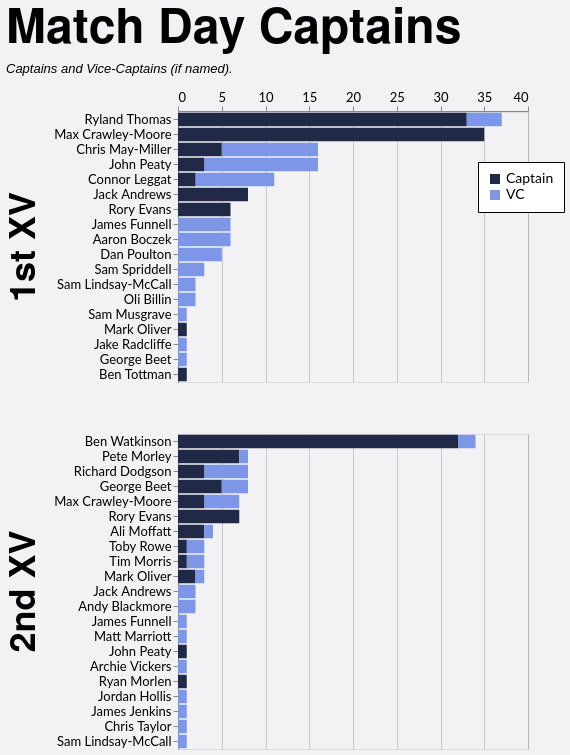

Vega-Lite specification stored for this chart:
### Vega-Lite specification from a JSON file in a GitHub repository (floating-point values rounded to 4 significant figures)
{"config": {"axis": {"labelFont": "Lato, sans-serif", "titleFont": "PT Sans Narrow, Helvetica Neue, Helvetica, Arial, sans-serif", "labelFontSize": 13, "titleFontSize": 24, "gridColor": "#202947", "gridOpacity": 0.2}, "header": {"labelFont": "PT Sans Narrow, Helvetica Neue, Helvetica, Arial, sans-serif", "titleFont": "PT Sans Narrow, Helvetica Neue, Helvetica, Arial, sans-serif", "labelFontSize": 24, "titleFontSize": 28, "labelFontWeight": "bold", "orient": "left"}, "legend": {"labelFont": "Lato, sans-serif", "titleFont": "PT Sans Narrow, Helvetica Neue, Helvetica, Arial, sans-serif", "labelFontSize": 14, "titleFontSize": 16, "titlePadding": 5, "fillColor": "white", "strokeColor": "black", "padding": 10, "titleFontWeight": "lighter", "titleFontStyle": "italic", "titleColor": "gray", "offset": 10}, "title": {"font": "PT Sans Narrow, Helvetica Neue, Helvetica, Arial, sans-serif", "fontSize": 48, "fontWeight": "bold", "anchor": "start", "align": "center", "titlePadding": 20, "subtitlePadding": 10, "subtitleFontSize": 13, "subtitleColor": "", "subtitleFontStyle": "italic", "offset": 15, "color": "black"}, "axisX": {"labelAngle": 0}, "facet": {"title": null, "header": null, "align": {"row": "each", "column": "each"}}, "resolve": {"scale": {"y": "independent", "facet": "independent"}}, "background": "#f2f1f4"}, "data": {"name": "data-93b1098313f328319fad590062ab6df9"}, "mark": {"type": "bar"}, "encoding": {"color": {"field": "is_captain", "legend": {"labelExpr": "datum.value ? 'Captain' : 'VC'", "legendX": 300, "legendY": 50, "orient": "none", "title": null}, "scale": {"domain": [true, false], "range": ["#202946", "#7d96e8"]}, "type": "nominal"}, "order": {"field": "is_captain", "sort": "descending", "type": "nominal"}, "row": {"field": "squad", "header": {"labelExpr": "datum.value + ' XV'", "labelFontSize": 36, "title": null}, "spacing": 50, "title": null, "type": "nominal"}, "tooltip": [{"field": "player", "type": "nominal"}, {"field": "squad", "type": "nominal"}, {"aggregate": "sum", "field": "games", "type": "quantitative"}, {"field": "is_captain", "type": "nominal"}], "x": {"aggregate": "sum", "axis": {"orient": "top", "title": null}, "field": "games", "type": "quantitative"}, "y": {"field": "player", "sort": "-x", "title": null, "type": "nominal"}}, "height": {"step": 15}, "resolve": {"scale": {"y": "independent"}}, "title": {"text": "Match Day Captains", "subtitle": "Captains and Vice-Captains (if named)."}, "width": 350, "$schema": "https://vega.github.io/schema/vega-lite/v5.20.1.json", "datasets": {"data-93b1098313f328319fad590062ab6df9": [{"player": "Ryland Thomas", "squad": "1st", "season": "2024/25", "game_type": "League", "is_captain": true, "games": 15}, {"player": "Max Crawley-Moore", "squad": "1st", "season": "2022/23", "game_type": "League", "is_captain": true, "games": 15}, {"player": "Ryland Thomas", "squad": "1st", "season": "2023/24", "game_type": "League", "is_captain": true, "games": 13}, {"player": "Ben Watkinson", "squad": "2nd", "season": "2021/22", "game_type": "League", "is_captain": true, "games": 9}, {"player": "Connor Leggat", "squad": "1st", "season": "2023/24", "game_type": "League", "is_captain": false, "games": 9}, {"player": "Ben Watkinson", "squad": "2nd", "season": "2022/23", "game_type": "League", "is_captain": true, "games": 9}, {"player": "Chris May-Miller", "squad": "1st", "season": "2024/25", "game_type": "League", "is_captain": false, "games": 9}, {"player": "Ben Watkinson", "squad": "2nd", "season": "2023/24", "game_type": "League", "is_captain": true, "games": 9}, {"player": "Max Crawley-Moore", "squad": "1st", "season": "2021/22", "game_type": "League", "is_captain": true, "games": 8}, {"player": "Chris May-Miller", "squad": "1st", "season": "2024/25", "game_type": "League", "is_captain": true, "games": 5}, {"player": "Dan Poulton", "squad": "1st", "season": "2023/24", "game_type": "League", "is_captain": false, "games": 5}, {"player": "Max Crawley-Moore", "squad": "1st", "season": "2023/24", "game_type": "League", "is_captain": true, "games": 5}, {"player": "Jack Andrews", "squad": "1st", "season": "2021/22", "game_type": "Friendly", "is_captain": true, "games": 5}, {"player": "John Peaty", "squad": "1st", "season": "2021/22", "game_type": "League", "is_captain": false, "games": 4}, {"player": "Pete Morley", "squad": "2nd", "season": "2024/25", "game_type": "League", "is_captain": true, "games": 4}, {"player": "Max Crawley-Moore", "squad": "2nd", "season": "2023/24", "game_type": "League", "is_captain": false, "games": 4}, {"player": "John Peaty", "squad": "1st", "season": "2022/23", "game_type": "League", "is_captain": false, "games": 4}, {"player": "Rory Evans", "squad": "1st", "season": "2025/26", "game_type": "League", "is_captain": true, "games": 4}, {"player": "Ryland Thomas", "squad": "1st", "season": "2023/24", "game_type": "League", "is_captain": false, "games": 3}, {"player": "Jack Andrews", "squad": "1st", "season": "2021/22", "game_type": "League", "is_captain": true, "games": 3}, {"player": "Rory Evans", "squad": "2nd", "season": "2024/25", "game_type": "League", "is_captain": true, "games": 3}, {"player": "John Peaty", "squad": "1st", "season": "2024/25", "game_type": "League", "is_captain": false, "games": 3}, {"player": "Pete Morley", "squad": "2nd", "season": "2024/25", "game_type": "Friendly", "is_captain": true, "games": 3}, {"player": "Max Crawley-Moore", "squad": "1st", "season": "2022/23", "game_type": "Cup", "is_captain": true, "games": 3}, {"player": "Ryland Thomas", "squad": "1st", "season": "2023/24", "game_type": "Cup", "is_captain": true, "games": 3}, {"player": "Richard Dodgson", "squad": "2nd", "season": "2022/23", "game_type": "League", "is_captain": false, "games": 3}, {"player": "Rory Evans", "squad": "2nd", "season": "2024/25", "game_type": "Friendly", "is_captain": true, "games": 3}, {"player": "Sam Spriddell", "squad": "1st", "season": "2024/25", "game_type": "League", "is_captain": false, "games": 3}, {"player": "James Funnell", "squad": "1st", "season": "2021/22", "game_type": "Friendly", "is_captain": false, "games": 3}, {"player": "Chris May-Miller", "squad": "1st", "season": "2024/25", "game_type": "Cup", "is_captain": false, "games": 2}, {"player": "George Beet", "squad": "2nd", "season": "2025/26", "game_type": "League", "is_captain": true, "games": 2}, {"player": "Richard Dodgson", "squad": "2nd", "season": "2021/22", "game_type": "League", "is_captain": false, "games": 2}, {"player": "James Funnell", "squad": "1st", "season": "2021/22", "game_type": "League", "is_captain": false, "games": 2}, {"player": "George Beet", "squad": "2nd", "season": "2024/25", "game_type": "League", "is_captain": true, "games": 2}, {"player": "Jack Andrews", "squad": "2nd", "season": "2023/24", "game_type": "League", "is_captain": false, "games": 2}, {"player": "Andy Blackmore", "squad": "2nd", "season": "2021/22", "game_type": "League", "is_captain": false, "games": 2}, {"player": "Ryland Thomas", "squad": "1st", "season": "2024/25", "game_type": "Cup", "is_captain": true, "games": 2}, {"player": "Ali Moffatt", "squad": "2nd", "season": "2021/22", "game_type": "League", "is_captain": true, "games": 2}, {"player": "Aaron Boczek", "squad": "1st", "season": "2025/26", "game_type": "League", "is_captain": false, "games": 2}, {"player": "Toby Rowe", "squad": "2nd", "season": "2021/22", "game_type": "League", "is_captain": false, "games": 2}, {"player": "Max Crawley-Moore", "squad": "2nd", "season": "2024/25", "game_type": "League", "is_captain": true, "games": 2}, {"player": "Max Crawley-Moore", "squad": "1st", "season": "2021/22", "game_type": "Cup", "is_captain": true, "games": 2}, {"player": "Ben Watkinson", "squad": "2nd", "season": "2022/23", "game_type": "Friendly", "is_captain": true, "games": 2}, {"player": "Ben Watkinson", "squad": "2nd", "season": "2021/22", "game_type": "Friendly", "is_captain": true, "games": 2}, {"player": "Tim Morris", "squad": "2nd", "season": "2023/24", "game_type": "League", "is_captain": false, "games": 2}, {"player": "James Funnell", "squad": "2nd", "season": "2023/24", "game_type": "League", "is_captain": false, "games": 1}, {"player": "Max Crawley-Moore", "squad": "1st", "season": "2023/24", "game_type": "Friendly", "is_captain": true, "games": 1}, {"player": "Sam Musgrave", "squad": "1st", "season": "2023/24", "game_type": "League", "is_captain": false, "games": 1}, {"player": "Richard Dodgson", "squad": "2nd", "season": "2022/23", "game_type": "Cup", "is_captain": true, "games": 1}, {"player": "Tim Morris", "squad": "2nd", "season": "2024/25", "game_type": "League", "is_captain": true, "games": 1}, {"player": "Max Crawley-Moore", "squad": "1st", "season": "2021/22", "game_type": "Friendly", "is_captain": true, "games": 1}, {"player": "Connor Leggat", "squad": "1st", "season": "2023/24", "game_type": "League", "is_captain": true, "games": 1}, {"player": "Mark Oliver", "squad": "2nd", "season": "2023/24", "game_type": "League", "is_captain": true, "games": 1}, {"player": "Ben Watkinson", "squad": "2nd", "season": "2021/22", "game_type": "Cup", "is_captain": false, "games": 1}, {"player": "Ben Watkinson", "squad": "2nd", "season": "2022/23", "game_type": "League", "is_captain": false, "games": 1}, {"player": "Connor Leggat", "squad": "1st", "season": "2023/24", "game_type": "Friendly", "is_captain": true, "games": 1}, {"player": "Rory Evans", "squad": "1st", "season": "2025/26", "game_type": "Cup", "is_captain": true, "games": 1}, {"player": "James Funnell", "squad": "1st", "season": "2025/26", "game_type": "Friendly", "is_captain": false, "games": 1}, {"player": "John Peaty", "squad": "1st", "season": "2021/22", "game_type": "Cup", "is_captain": false, "games": 1}, {"player": "Aaron Boczek", "squad": "1st", "season": "2023/24", "game_type": "League", "is_captain": false, "games": 1}, {"player": "Aaron Boczek", "squad": "1st", "season": "2025/26", "game_type": "Cup", "is_captain": false, "games": 1}, {"player": "Mark Oliver", "squad": "2nd", "season": "2023/24", "game_type": "Friendly", "is_captain": true, "games": 1}, {"player": "Matt Marriott", "squad": "2nd", "season": "2021/22", "game_type": "League", "is_captain": false, "games": 1}, {"player": "Mark Oliver", "squad": "1st", "season": "2023/24", "game_type": "Cup", "is_captain": true, "games": 1}, {"player": "John Peaty", "squad": "2nd", "season": "2024/25", "game_type": "League", "is_captain": true, "games": 1}, {"player": "Archie Vickers", "squad": "2nd", "season": "2023/24", "game_type": "Friendly", "is_captain": false, "games": 1}, {"player": "John Peaty", "squad": "1st", "season": "2021/22", "game_type": "Friendly", "is_captain": false, "games": 1}, {"player": "Aaron Boczek", "squad": "1st", "season": "2023/24", "game_type": "Cup", "is_captain": false, "games": 1}, {"player": "Ryan Morlen", "squad": "2nd", "season": "2023/24", "game_type": "League", "is_captain": true, "games": 1}, {"player": "Max Crawley-Moore", "squad": "2nd", "season": "2023/24", "game_type": "League", "is_captain": true, "games": 1}, {"player": "Ryland Thomas", "squad": "1st", "season": "2023/24", "game_type": "Cup", "is_captain": false, "games": 1}, {"player": "Jordan Hollis", "squad": "2nd", "season": "2021/22", "game_type": "League", "is_captain": false, "games": 1}, {"player": "Richard Dodgson", "squad": "2nd", "season": "2022/23", "game_type": "League", "is_captain": true, "games": 1}, {"player": "Sam Lindsay-McCall", "squad": "1st", "season": "2023/24", "game_type": "Friendly", "is_captain": false, "games": 1}, {"player": "Jake Radcliffe", "squad": "1st", "season": "2025/26", "game_type": "Cup", "is_captain": false, "games": 1}, {"player": "Pete Morley", "squad": "2nd", "season": "2021/22", "game_type": "League", "is_captain": false, "games": 1}, {"player": "Rory Evans", "squad": "2nd", "season": "2024/25", "game_type": "Cup", "is_captain": true, "games": 1}, {"player": "John Peaty", "squad": "1st", "season": "2023/24", "game_type": "League", "is_captain": true, "games": 1}, {"player": "Oli Billin", "squad": "1st", "season": "2023/24", "game_type": "Cup", "is_captain": false, "games": 1}, {"player": "George Beet", "squad": "1st", "season": "2025/26", "game_type": "Friendly", "is_captain": false, "games": 1}, {"player": "Ali Moffatt", "squad": "2nd", "season": "2021/22", "game_type": "Cup", "is_captain": true, "games": 1}, {"player": "John Peaty", "squad": "1st", "season": "2024/25", "game_type": "League", "is_captain": true, "games": 1}, {"player": "Oli Billin", "squad": "1st", "season": "2023/24", "game_type": "Friendly", "is_captain": false, "games": 1}, {"player": "George Beet", "squad": "2nd", "season": "2021/22", "game_type": "League", "is_captain": false, "games": 1}, {"player": "Rory Evans", "squad": "1st", "season": "2025/26", "game_type": "Friendly", "is_captain": true, "games": 1}, {"player": "Richard Dodgson", "squad": "2nd", "season": "2021/22", "game_type": "League", "is_captain": true, "games": 1}, {"player": "George Beet", "squad": "2nd", "season": "2024/25", "game_type": "Friendly", "is_captain": false, "games": 1}, {"player": "George Beet", "squad": "2nd", "season": "2025/26", "game_type": "Cup", "is_captain": true, "games": 1}, {"player": "James Jenkins", "squad": "2nd", "season": "2022/23", "game_type": "Friendly", "is_captain": false, "games": 1}, {"player": "Chris Taylor", "squad": "2nd", "season": "2021/22", "game_type": "Friendly", "is_captain": false, "games": 1}, {"player": "George Beet", "squad": "2nd", "season": "2024/25", "game_type": "League", "is_captain": false, "games": 1}, {"player": "Ben Watkinson", "squad": "2nd", "season": "2023/24", "game_type": "Friendly", "is_captain": true, "games": 1}, {"player": "John Peaty", "squad": "1st", "season": "2022/23", "game_type": "League", "is_captain": true, "games": 1}, {"player": "Mark Oliver", "squad": "2nd", "season": "2023/24", "game_type": "League", "is_captain": false, "games": 1}, {"player": "Sam Lindsay-McCall", "squad": "2nd", "season": "2024/25", "game_type": "Friendly", "is_captain": false, "games": 1}, {"player": "Ben Tottman", "squad": "1st", "season": "2024/25", "game_type": "League", "is_captain": true, "games": 1}, {"player": "Aaron Boczek", "squad": "1st", "season": "2022/23", "game_type": "League", "is_captain": false, "games": 1}, {"player": "Sam Lindsay-McCall", "squad": "1st", "season": "2021/22", "game_type": "Friendly", "is_captain": false, "games": 1}, {"player": "Ali Moffatt", "squad": "2nd", "season": "2021/22", "game_type": "League", "is_captain": false, "games": 1}, {"player": "Toby Rowe", "squad": "2nd", "season": "2021/22", "game_type": "Cup", "is_captain": true, "games": 1}]}}
